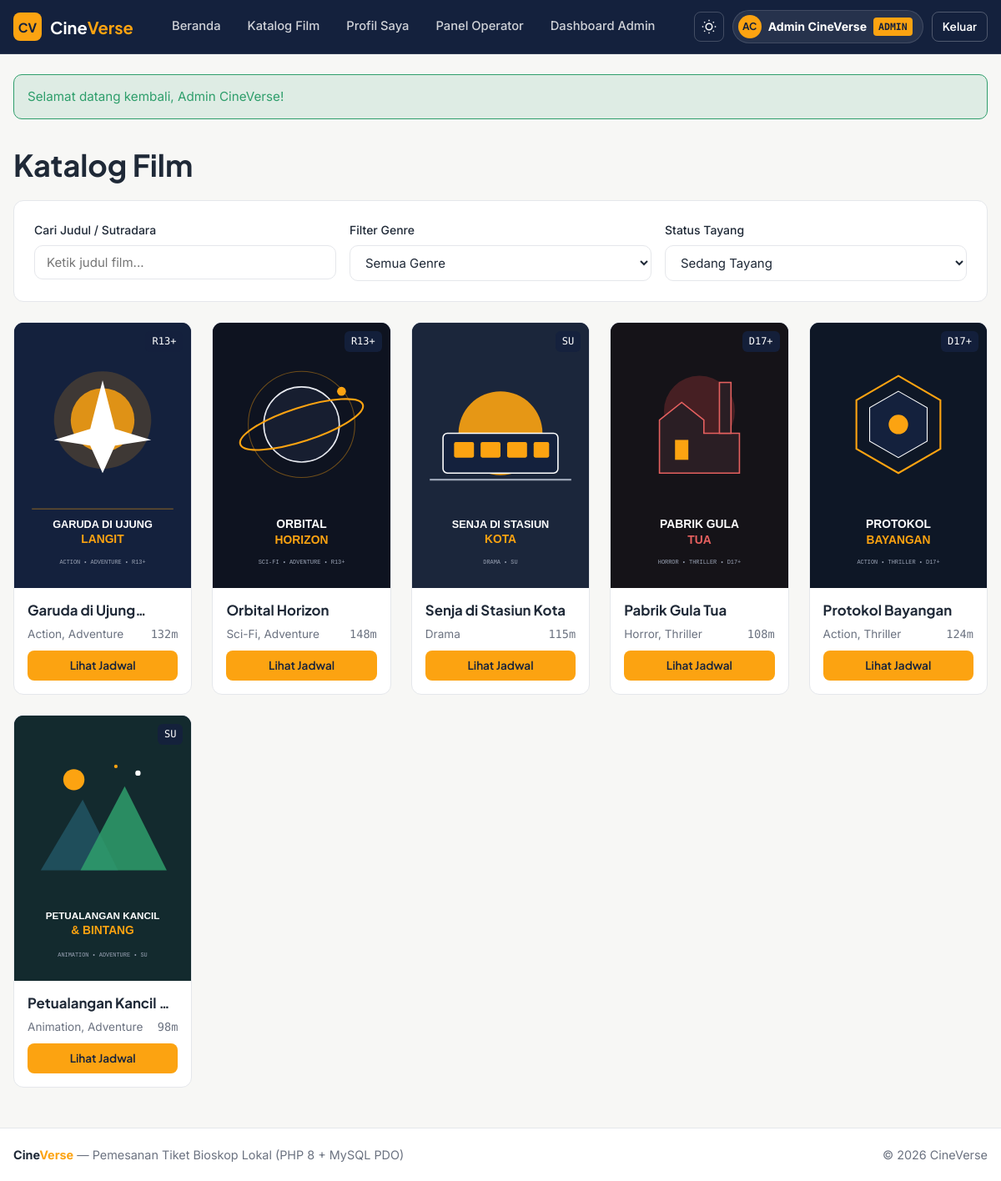
/movies.php?status=now_showing (signed in), run on the app's committed database.
### tables this page shows
CREATE TABLE movies (
    id INT AUTO_INCREMENT PRIMARY KEY,
    title VARCHAR(150) NOT NULL,
    synopsis TEXT NOT NULL,
    duration_min INT NOT NULL DEFAULT 120,
    release_date DATE DEFAULT NULL,
    age_rating ENUM('SU', 'R13+', 'D17+', 'D21+') NOT NULL DEFAULT 'R13+',
    language VARCHAR(50) NOT NULL DEFAULT 'Indonesia',
    director VARCHAR(100) DEFAULT NULL,
    cast_list VARCHAR(255) DEFAULT NULL,
    poster VARCHAR(255) DEFAULT 'poster-1.svg',
    trailer_url VARCHAR(255) DEFAULT NULL,
    status ENUM('now_showing', 'coming_soon', 'archived') NOT NULL DEFAULT 'now_showing',
    created_at DATETIME NOT NULL DEFAULT CURRENT_TIMESTAMP
);

### includes/functions.php (called while the page is built, shortened)
<?php
require_once __DIR__ . '/auth.php';
function e(?string $str): string
{
    return htmlspecialchars((string)$str, ENT_QUOTES, 'UTF-8');
}
function posterUrl(?string $poster): string
{
    return baseUrl('uploads/' . $poster);
}

### includes/auth.php (called while the page is built, shortened)
<?php
function baseUrl(string $path = ''): string
{
    $scriptDir = str_replace('\\', '/', dirname($_SERVER['SCRIPT_NAME']));
    $root = preg_replace('#/(public|user|operator|admin|api)$#', '', $scriptDir);
    $root = rtrim($root, '/');
    return $root . '/' . ltrim($path, '/');
}

### public/movies.php (the view, shortened to what this page needs)
<?php
require_once __DIR__ . '/../includes/layout/header.php';
$selectedStatus = $_GET['status'] ?? '';
$searchQuery = trim($_GET['q'] ?? '');
$sql = "
    SELECT m.*, GROUP_CONCAT(g.name SEPARATOR ', ') AS genres
    FROM movies m
    LEFT JOIN movie_genres mg ON mg.movie_id = m.id
    LEFT JOIN genres g ON g.id = mg.genre_id
    WHERE m.status != 'archived'
";
$params = [];
if (in_array($selectedStatus, ['now_showing', 'coming_soon'], true)) {
    $sql .= " AND m.status = ?";
    $params[] = $selectedStatus;
}
$sql .= " GROUP BY m.id ORDER BY m.status ASC, m.id ASC";
$stmt = $pdo->prepare($sql);
$stmt->execute($params);
$movies = $stmt->fetchAll();
?>
<div class="section-header">
    <h1>Katalog Film</h1>
</div>
<div class="card" style="margin-bottom:24px;">
    <form method="GET" class="form-row" onsubmit="return false;">
        <div class="form-group" style="margin-bottom:0;">
            <label for="liveSearch">Cari Judul / Sutradara</label>
            <input type="text" id="liveSearch" name="q" value="<?= e($searchQuery) ?>" placeholder="Ketik judul film...">
        </div>
        <div class="form-group" style="margin-bottom:0;">
            <label for="genreFilter">Filter Genre</label>
            <select id="genreFilter" name="genre">
                <option value="">Semua Genre</option>
            </select>
        </div>
        <div class="form-group" style="margin-bottom:0;">
            <label for="statusFilter">Status Tayang</label>
            <select id="statusFilter" name="status">
                <option value="now_showing" <?= $selectedStatus === 'now_showing' ? 'selected' : '' ?>>Sedang Tayang</option>
            </select>
        </div>
    </form>
</div>
<div id="catalogGrid" class="movie-grid" data-api-url="<?= e(baseUrl('api/movies.php')) ?>">
    <?php foreach ($movies as $m): ?>
        <article class="movie-card">
            <a href="movie.php?id=<?= (int)$m['id'] ?>" class="movie-poster-wrap">
                <img src="<?= e(posterUrl($m['poster'])) ?>" alt="<?= e($m['title']) ?>" class="movie-poster">
                <span class="age-badge"><?= e($m['age_rating']) ?></span>
            </a>
            <div class="movie-body">
                <h3 class="movie-title"><a href="movie.php?id=<?= (int)$m['id'] ?>"><?= e($m['title']) ?></a></h3>
                <div class="movie-meta">
                    <span><?= e($m['genres'] ?: '-') ?></span>
                    <span class="mono"><?= (int)$m['duration_min'] ?>m</span>
                </div>
                <a href="movie.php?id=<?= (int)$m['id'] ?>" class="btn btn-primary btn-sm" style="margin-top:auto;">Lihat Jadwal</a>
            </div>
        </article>
    <?php endforeach; ?>
</div>
<?php require_once __DIR__ . '/../includes/layout/footer.php'; ?>

### assets/css/style.css (style rules this page uses)
:root, [data-theme="light"] { --bg: #F7F7F5; --surface: #FFFFFF; --surface-alt: #F1F2F6; --text: #1F2937; --text-muted: #6B7280; --primary: #14213D; --accent: #FCA311; --accent-hover: #E59009; --success: #2E9E6B; --danger: #D64545; --border: #E5E7EB; --shadow: 0 4px 16px rgba(20, 33, 61, 0.06); }
*, *::before, *::after { box-sizing: border-box; margin: 0; padding: 0; }
body { font-family: 'Inter', system-ui, -apple-system, sans-serif; font-size: 16px; line-height: 1.6; background-color: var(--bg); color: var(--text); min-height: 100dvh; display: flex; flex-direction: column; }
h1, h2, h3, h4, .brand { font-family: 'Plus Jakarta Sans', sans-serif; line-height: 1.25; text-wrap: balance; color: var(--text); }
h1 { font-size: clamp(1.75rem, 3vw, 2.5rem); font-weight: 700; }
h3 { font-size: 1.25rem; font-weight: 600; }
a { color: inherit; text-decoration: none; }
.mono, code, .seat-btn, .booking-code, .tabular { font-family: 'DM Mono', monospace; font-variant-numeric: tabular-nums; }
.btn { display: inline-flex; align-items: center; justify-content: center; gap: 8px; padding: 10px 18px; border-radius: 10px; font-family: 'Plus Jakarta Sans', sans-serif; font-size: 0.92rem; font-weight: 600; border: 1px solid transparent; cursor: pointer; transition: transform 150ms ease-out, opacity 150ms ease-out; }
.btn-sm { padding: 6px 12px; font-size: 0.85rem; border-radius: 8px; }
.btn-primary { background-color: var(--accent); color: #14213D; }
.card { background: var(--surface); border: 1px solid var(--border); border-radius: 12px; padding: 24px; }
.section-header { display: flex; align-items: center; justify-content: space-between; gap: 16px; margin-bottom: 20px; margin-top: 32px; flex-wrap: wrap; }
.movie-grid { display: grid; grid-template-columns: repeat(auto-fill, minmax(210px, 1fr)); gap: 24px; }
.movie-card { background: var(--surface); border: 1px solid var(--border); border-radius: 12px; overflow: hidden; display: flex; flex-direction: column; transition: transform 200ms ease-out; }
.movie-poster-wrap { position: relative; overflow: hidden; aspect-ratio: 2 / 3; background: var(--primary); }
.movie-poster { width: 100%; height: 100%; object-fit: cover; transition: transform 200ms ease-out; }
.age-badge { position: absolute; top: 10px; right: 10px; background: rgba(20, 33, 61, 0.9); color: #FFFFFF; font-family: 'DM Mono', monospace; font-size: 0.75rem; padding: 3px 8px; border-radius: 6px; }
.movie-body { padding: 16px; display: flex; flex-direction: column; gap: 8px; flex: 1; }
.movie-title { font-size: 1.05rem; font-weight: 700; display: -webkit-box; -webkit-line-clamp: 1; -webkit-box-orient: vertical; overflow: hidden; }
.movie-meta { font-size: 0.85rem; color: var(--text-muted); display: flex; align-items: center; justify-content: space-between; gap: 8px; }
.form-group { margin-bottom: 16px; }
.form-group label { display: block; font-size: 14px; font-weight: 500; margin-bottom: 6px; color: var(--text); }
.form-control, select, textarea, input[type="text"], input[type="email"], input[type="password"], input[type="number"], input[type="date"], input[type="datetime-local"] { width: 100%; padding: 10px 14px; font-family: 'Inter', sans-serif; font-size: 15px; background: var(--surface); color: var(--text); border: 1px solid var(--border); border-radius: 10px; outline: none; }
.form-row { display: grid; grid-template-columns: repeat(auto-fit, minmax(200px, 1fr)); gap: 16px; }

### data on the page
movies: poster (picture), age_rating "R13+", title "Garuda di…", genres "Action, Adventure", duration_min "132"
movies: poster (picture), age_rating "R13+", title "Orbital Horizon", genres "Sci-Fi, Adventure", duration_min "148"
movies: poster (picture), age_rating "SU", title "Senja di Stasiun Kota", genres "Drama", duration_min "115"
movies: poster (picture), age_rating "D17+", title "Pabrik Gula Tua", genres "Horror, Thriller", duration_min "108"
movies: poster (picture), age_rating "D17+", title "Protokol Bayangan", genres "Action, Thriller", duration_min "124"
movies: poster (picture), age_rating "SU", title "Petualangan Kancil…", genres "Animation, Adventure", duration_min "98"

### other printed values
userInitials($user['name']) "AC"
$user['name'] "Admin CineVerse"
$user['role'] "ADMIN"
$flash['message'] "Selamat datang kembali, Admin CineVerse!"
